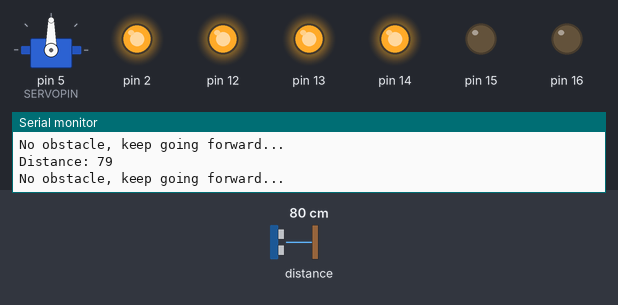
This sketch was run on a simulated Arduino Uno, built with avr-gcc and run on an emulated ATmega328P. On the bench: servo, output pins drawn as LEDs (lit = HIGH), the last lines printed to the serial monitor. Wiring (inferred from the names in the program): ultrasonic range finder: trigger pin 4; echo pin 0. Dashed ring = blinking. The inputs (shaded band) are chosen by the test bench; at power-on: distance to the obstacle 80 cm. The echo pulse lasts 58.3 µs per cm; pins used as bus, display or sensor lines are not drawn.

Above: at 1.2 s.
1.3 s: distance to the obstacle set to 55 cm
2.8 s: distance to the obstacle set to 46 cm
At 3.6 s:
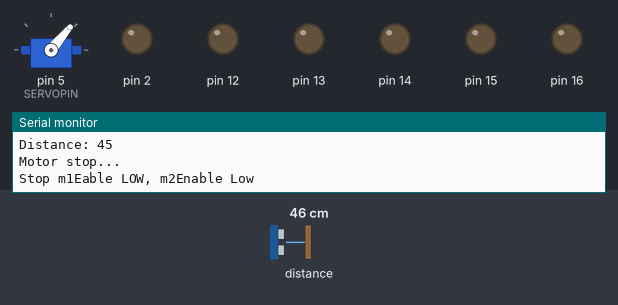
5.8 s: distance to the obstacle set to 60 cm
At 6.84 s:
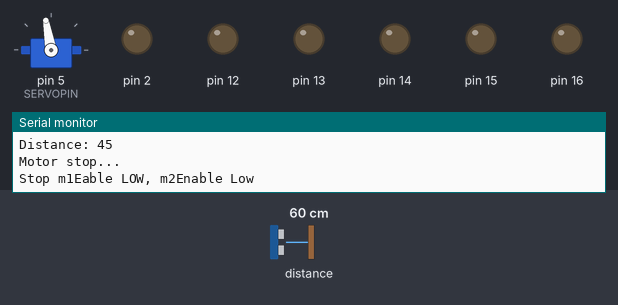
8.5 s: distance to the obstacle set to 2 cm
At 9.52 s:
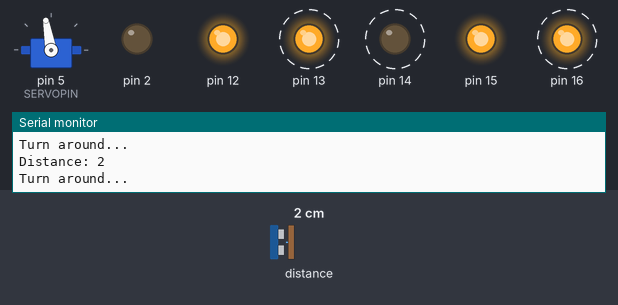
11.5 s: distance to the obstacle set to 18 cm
At 13.5 s:
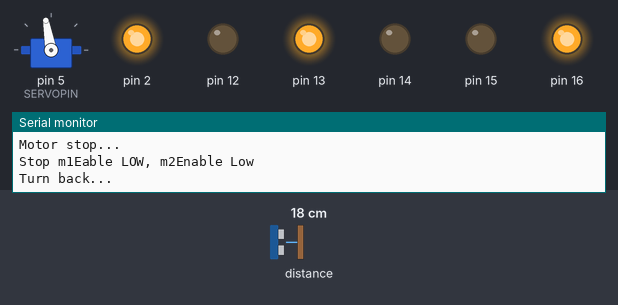
14.5 s: distance to the obstacle set to 120 cm
At 16.0 s:
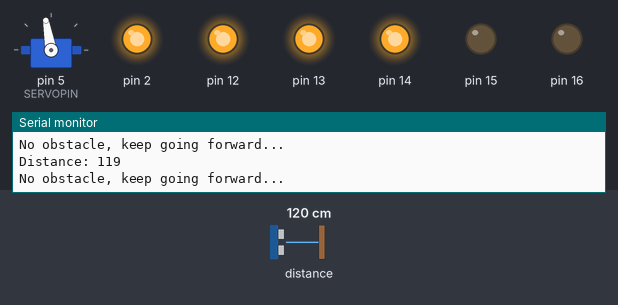
Timing chart, 0 to 17.5 s (numbered marks = the images above; inputs shaded):
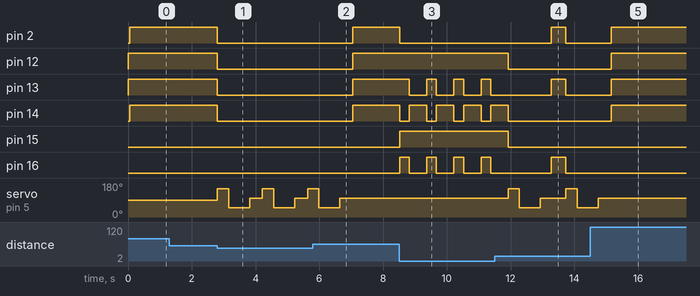

The sketch:

esp8266-obstacle-bot.ino
```cpp
// (licence header left out)
// include libraries
#include <Servo.h>
#include "DCMotor.h"

// setup servo
#define SERVORIGHT   50
#define SERVOCENTRE 100
#define SERVOLEFT   150
#define SERVOPIN     5
Servo servo;

// setup Ultrasonic sensor
#define TRIGPIN 4
#define ECHOPIN 0

// setup dc motors - en1, m1-i1, m1-i2, m1-speed, en2, m2-i1, m2-i2, m2-speed
#define DC_SPEED 1023 //255
#define DC_REN 12   //Right Enable
#define DC_R1A 14
#define DC_R2A 16
#define DC_LEN 13   //Left Enable
#define DC_L3A 2
#define DC_L4A 15
DCMotor motors(DC_LEN,DC_L3A,DC_L4A,DC_SPEED, DC_REN,DC_R1A,DC_R2A,DC_SPEED);

int stopCount = 0;

int ping()
{
    // pause for 50ms between scans
    delay(50);

    // send ping
    digitalWrite(TRIGPIN, LOW);
    delayMicroseconds(2);
    digitalWrite(TRIGPIN, HIGH);
    delayMicroseconds(10);
    digitalWrite(TRIGPIN, LOW);

    // read echo
    long duration = pulseIn(ECHOPIN, HIGH);

    // convert distance to cm
    unsigned int centimetres = int(duration / 2 / 29.1);

    return centimetres;
}

char scan()
{
    // ping times in microseconds
    unsigned int left_scan, centre_scan, right_scan;
    char choice;

    // scan left
    servo.write(SERVOLEFT);
    delay(300);
    left_scan = ping();

    // scan right
    servo.write(SERVORIGHT);
    delay(600);
    right_scan = ping();

    // scan straight ahead
    servo.write(SERVOCENTRE);
    delay(300);
    centre_scan = ping();

    if (left_scan>right_scan && left_scan>centre_scan)
    {
        choice = 'l';
    }
    else if (right_scan>left_scan && right_scan>centre_scan)
    {
        choice = 'r';
    }
    else {
      choice = 'c';
    }

    return choice;
}

void setup()
{
    Serial.begin(115200);
    Serial.println("MakrFun Obstacle Bot 2WD v1.0");
    // set the servo data pin
    servo.attach(SERVOPIN);

    // set the trig pin to output (send sound waves)
    pinMode(TRIGPIN, OUTPUT);

    // set the echo pin to input (receive sound waves)
    pinMode(ECHOPIN, INPUT);

}

void loop()
{
    // get distance from obstacle straight ahead
    unsigned int distance = ping();
    Serial.print("Distance: "); Serial.println(distance);

    if (distance < 50 && distance > 0)
    {
        if (distance < 10)
        {
            // turn around
            Serial.println("Turn around...");
            motors.backward();
            delay(300);
            motors.left();
            delay(500);
        }
        else
        {
            // stop both motors
            Serial.println("Motor stop...");
            motors.stop();

            // scan for obstacles
            char turn_direction = scan();

            // turn left/right or ignore and go straight
            if (turn_direction == 'l')
            {
              Serial.println("Turn left...");
                motors.left();
                delay(200);
            }
            else if (turn_direction == 'r')
            {
              Serial.println("Turn right...");
                motors.right();
                delay(200);
            }
            else if (turn_direction == 'c')
            {
              stopCount++;
              if(stopCount > 3){
                stopCount = 0;
                Serial.println("Turn back...");
                motors.right();
                delay(400);
              }

            }
        }
    }
    else
    {
        // no obstacle, keep going forward
        Serial.println("No obstacle, keep going forward...");
        motors.forward();
    }
}
```

DCMotor.cpp
```cpp
// include headers
#include "Arduino.h"
#include "DCMotor.h"

// constructor
//m1:left, m2: right
DCMotor::DCMotor(int m1enable, int m1input1, int m1input2, int m1speed, int m2enable, int m2input1, int m2input2, int m2speed)
{
    _m1enable = m1enable;
    _m1input1 = m1input1;
    _m1input2 = m1input2;
    _m1speed  = m1speed;
    _m2enable = m2enable;
    _m2input1 = m2input1;
    _m2input2 = m2input2;
    _m2speed  = m2speed;

    // set pins as outputs
    pinMode(_m1enable, OUTPUT);
    pinMode(_m1input1, OUTPUT);
    pinMode(_m1input2, OUTPUT);
    pinMode(_m2enable, OUTPUT);
    pinMode(_m2input1, OUTPUT);
    pinMode(_m2input2, OUTPUT);

    // set the speed of the motors between 0-255
    analogWrite(_m1enable, _m1speed);
    analogWrite(_m2enable, _m2speed);
}

void DCMotor::stop(void)
{
    // cut power to motors
    digitalWrite(_m1enable, LOW);
    digitalWrite(_m1input1, LOW);
    digitalWrite(_m1input2, LOW);

    digitalWrite(_m2enable, LOW);
    digitalWrite(_m2input1, LOW);
    digitalWrite(_m2input2, LOW);
    Serial.println("Stop m1Eable LOW, m2Enable Low");
}

void DCMotor::forward(void)
{
    // motor1
    digitalWrite(_m1enable, HIGH);
    digitalWrite(_m1input1, HIGH);
    digitalWrite(_m1input2, LOW);

    // motor2
    digitalWrite(_m2enable, HIGH);
    digitalWrite(_m2input1, HIGH);
    digitalWrite(_m2input2, LOW);
}

void DCMotor::backward(void)
{
    // motor1
    digitalWrite(_m1enable, HIGH);
    digitalWrite(_m1input1, LOW);
    digitalWrite(_m1input2, HIGH);

    // motor2
    digitalWrite(_m2enable, HIGH);
    digitalWrite(_m2input1, LOW);
    digitalWrite(_m2input2, HIGH);
}

void DCMotor::right(void)
{
    // motor1(Left)
    digitalWrite(_m1enable, HIGH);
    digitalWrite(_m1input1, HIGH);
    digitalWrite(_m1input2, LOW);

    // motor2(Right)
    digitalWrite(_m2enable, LOW);
    digitalWrite(_m2input1, LOW);
    digitalWrite(_m2input2, HIGH);
}

void DCMotor::left(void)
{
    // motor1(Left)
    digitalWrite(_m1enable, LOW);
    digitalWrite(_m1input1, LOW);
    digitalWrite(_m1input2, HIGH);

    // motor2(Right)
    digitalWrite(_m2enable, HIGH);
    digitalWrite(_m2input1, HIGH);
    digitalWrite(_m2input2, LOW);
}
```

DCMotor.h
```cpp
#ifndef __DCMOTOR_H__
#define __DCMOTOR_H__

class DCMotor
{
  public:
    //Motor1: Left, Motor2: Right
    DCMotor(int m1enable, int m1input1, int m1input2, int m1speed, int m2enable, int m2input1, int m2input2, int m2speed);
    void forward();
    void backward();
    void left();
    void right();
    void stop();

  private:
    int _m1enable;
    int _m1input1;
    int _m1input2;
    int _m1speed;
    int _m2enable;
    int _m2input1;
    int _m2input2;
    int _m2speed;
};

#endif

/*
http://hardwarefun.com/tutorials/creating-robots-using-arduino-h-bridge

name    aka      l293d pin  connects to
1,2EN   inhibit1 (pin 1)    d6 (pwm)
1A      input1   (pin 2)    d7
2A      input2   (pin 7)    d8
3,4EN   inhibit2 (pin 9)    d9 (pwm)
3A      input3   (pin 10)   d10
4A      input4   (pin 15)   d11
1Y      output1  (pin 3)    to one terminal of motor 1
2Y      output2  (pin 6)    to other terminal of motor 1
3Y      output3  (pin 11)   to one terminal of motor 2
4Y      output4  (pin 14)   to other terminal of motor 2
Vcc1    vss      (pin 16)   to arduino 5V
Vcc2    vc       (pin 8)    to bat+ (6v)
GND     (pin 4,5,12 or 13)  to bat- and arduino GND
*/
```

Measured:
- the behaviour switches between 51 and 50 cm on distance to the obstacle (found by bisection; images 0 and 1)
- after the input at 2.8 s, pin 2, pin 12–14: HIGH → LOW at once; servo on pin 5 (SERVOPIN): 90° → 150° at once, → 50° 0.35 s later, → 100° 0.65 s later, → 150° 0.41 s later, … (7 changes in this stretch)
- after the input at 5.8 s, pin 2, pin 13: LOW → HIGH after 1.2 s instead of 2.6 s; pin 12, pin 14: LOW → HIGH after 1.2 s; pin 16: stays LOW (without the input it goes to HIGH after 2.6 s); servo on pin 5 (SERVOPIN): goes on until 6.6 s, then stays 100°
- after the input at 8.5 s, pin 2: HIGH → LOW at once; pin 13: alternates HIGH for 0.30 s and LOW for 0.55 s, starting after 0.32 s; pin 14: alternates HIGH for 0.55 s and LOW for 0.30 s, starting at once; pin 15: LOW → HIGH at once; pin 16: alternates HIGH for 0.30 s and LOW for 0.55 s, starting at once
- after the input at 11.5 s, pin 2: LOW → HIGH after 1.8 s, → LOW 0.45 s later; pin 12, pin 15: HIGH → LOW after 0.43 s; pin 14: goes on until 11.9 s, then stays LOW; servo on pin 5 (SERVOPIN): 100° → 150° after 0.43 s, → 50° 0.35 s later, → 100° 0.65 s later, → 150° 0.80 s later, … (5 changes in this stretch)
- after the input at 14.5 s, pin 2, pin 12–14: LOW → HIGH after 0.66 s; servo on pin 5 (SERVOPIN): goes on until 14.7 s, then stays 100°
